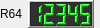
<?xml version="1.0" encoding="UTF-8"?>
<ui version="4.0">
 <class>RegisterWidget</class>
 <widget class="QWidget" name="RegisterWidget">
  <property name="geometry">
   <rect>
    <x>0</x>
    <y>0</y>
    <width>100</width>
    <height>28</height>
   </rect>
  </property>
  <property name="minimumSize">
   <size>
    <width>100</width>
    <height>28</height>
   </size>
  </property>
  <property name="maximumSize">
   <size>
    <width>100</width>
    <height>28</height>
   </size>
  </property>
  <property name="windowTitle">
   <string>Form</string>
  </property>
  <layout class="QGridLayout" name="gridLayout_2">
   <property name="leftMargin">
    <number>0</number>
   </property>
   <property name="topMargin">
    <number>0</number>
   </property>
   <property name="rightMargin">
    <number>6</number>
   </property>
   <property name="bottomMargin">
    <number>0</number>
   </property>
   <item row="0" column="1">
    <widget class="QFrame" name="frame">
     <property name="frameShape">
      <enum>QFrame::WinPanel</enum>
     </property>
     <property name="frameShadow">
      <enum>QFrame::Raised</enum>
     </property>
     <layout class="QGridLayout" name="gridLayout">
      <property name="leftMargin">
       <number>0</number>
      </property>
      <property name="topMargin">
       <number>0</number>
      </property>
      <property name="rightMargin">
       <number>0</number>
      </property>
      <property name="bottomMargin">
       <number>0</number>
      </property>
      <item row="0" column="0">
       <widget class="QLCDNumber" name="registerValue">
        <property name="palette">
         <palette>
          <active>
           <colorrole role="WindowText">
            <brush brushstyle="SolidPattern">
             <color alpha="255">
              <red>0</red>
              <green>255</green>
              <blue>0</blue>
             </color>
            </brush>
           </colorrole>
           <colorrole role="Light">
            <brush brushstyle="SolidPattern">
             <color alpha="255">
              <red>127</red>
              <green>255</green>
              <blue>127</blue>
             </color>
            </brush>
           </colorrole>
           <colorrole role="Dark">
            <brush brushstyle="SolidPattern">
             <color alpha="255">
              <red>0</red>
              <green>128</green>
              <blue>0</blue>
             </color>
            </brush>
           </colorrole>
           <colorrole role="Text">
            <brush brushstyle="SolidPattern">
             <color alpha="255">
              <red>0</red>
              <green>255</green>
              <blue>0</blue>
             </color>
            </brush>
           </colorrole>
           <colorrole role="Base">
            <brush brushstyle="SolidPattern">
             <color alpha="255">
              <red>255</red>
              <green>255</green>
              <blue>255</blue>
             </color>
            </brush>
           </colorrole>
           <colorrole role="Window">
            <brush brushstyle="SolidPattern">
             <color alpha="255">
              <red>48</red>
              <green>48</green>
              <blue>48</blue>
             </color>
            </brush>
           </colorrole>
          </active>
          <inactive>
           <colorrole role="WindowText">
            <brush brushstyle="SolidPattern">
             <color alpha="255">
              <red>0</red>
              <green>255</green>
              <blue>0</blue>
             </color>
            </brush>
           </colorrole>
           <colorrole role="Light">
            <brush brushstyle="SolidPattern">
             <color alpha="255">
              <red>127</red>
              <green>255</green>
              <blue>127</blue>
             </color>
            </brush>
           </colorrole>
           <colorrole role="Dark">
            <brush brushstyle="SolidPattern">
             <color alpha="255">
              <red>0</red>
              <green>128</green>
              <blue>0</blue>
             </color>
            </brush>
           </colorrole>
           <colorrole role="Text">
            <brush brushstyle="SolidPattern">
             <color alpha="255">
              <red>0</red>
              <green>255</green>
              <blue>0</blue>
             </color>
            </brush>
           </colorrole>
           <colorrole role="Base">
            <brush brushstyle="SolidPattern">
             <color alpha="255">
              <red>255</red>
              <green>255</green>
              <blue>255</blue>
             </color>
            </brush>
           </colorrole>
           <colorrole role="Window">
            <brush brushstyle="SolidPattern">
             <color alpha="255">
              <red>48</red>
              <green>48</green>
              <blue>48</blue>
             </color>
            </brush>
           </colorrole>
          </inactive>
          <disabled>
           <colorrole role="WindowText">
            <brush brushstyle="SolidPattern">
             <color alpha="255">
              <red>0</red>
              <green>128</green>
              <blue>0</blue>
             </color>
            </brush>
           </colorrole>
           <colorrole role="Light">
            <brush brushstyle="SolidPattern">
             <color alpha="255">
              <red>127</red>
              <green>255</green>
              <blue>127</blue>
             </color>
            </brush>
           </colorrole>
           <colorrole role="Dark">
            <brush brushstyle="SolidPattern">
             <color alpha="255">
              <red>0</red>
              <green>128</green>
              <blue>0</blue>
             </color>
            </brush>
           </colorrole>
           <colorrole role="Text">
            <brush brushstyle="SolidPattern">
             <color alpha="255">
              <red>0</red>
              <green>128</green>
              <blue>0</blue>
             </color>
            </brush>
           </colorrole>
           <colorrole role="Base">
            <brush brushstyle="SolidPattern">
             <color alpha="255">
              <red>48</red>
              <green>48</green>
              <blue>48</blue>
             </color>
            </brush>
           </colorrole>
           <colorrole role="Window">
            <brush brushstyle="SolidPattern">
             <color alpha="255">
              <red>48</red>
              <green>48</green>
              <blue>48</blue>
             </color>
            </brush>
           </colorrole>
          </disabled>
         </palette>
        </property>
        <property name="autoFillBackground">
         <bool>true</bool>
        </property>
        <property name="frameShape">
         <enum>QFrame::StyledPanel</enum>
        </property>
        <property name="value" stdset="0">
         <double>12345.000000000000000</double>
        </property>
       </widget>
      </item>
     </layout>
    </widget>
   </item>
   <item row="0" column="0">
    <widget class="QLabel" name="registerName">
     <property name="text">
      <string>R64</string>
     </property>
     <property name="alignment">
      <set>Qt::AlignRight|Qt::AlignTrailing|Qt::AlignVCenter</set>
     </property>
    </widget>
   </item>
  </layout>
 </widget>
 <resources/>
 <connections/>
</ui>
